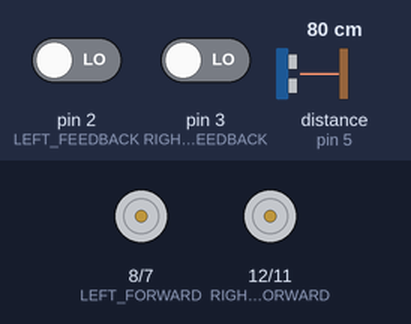
The sketch below on a simulated Arduino Uno, built with avr-gcc and run on an emulated ATmega328P. Parts: motor-driver pin pairs drawn as motors (green arrow = first pin HIGH = forward, orange = second pin HIGH = backward, longer = more drive, scaled by the enable pin). The inputs (shaded band) are chosen by the test bench; at power-on: distance to the obstacle (sensor on pin 5) 80 cm, pin 2 (LEFT_FEEDBACK) LOW, pin 3 (RIGHT_FEEDBACK) LOW. The echo pulse lasts 58.3 µs per cm.

Above: at 1.2 s.
1.3 s: distance to the obstacle (sensor on pin 5) set to 16 cm
3.0 s: distance to the obstacle (sensor on pin 5) set to 12 cm
At 4.9 s:
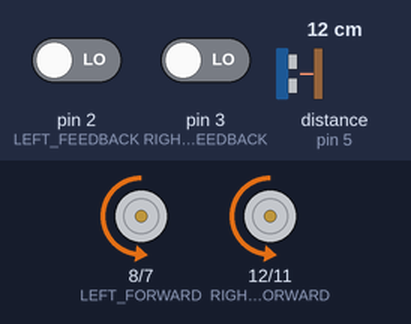
At 6.5 s:
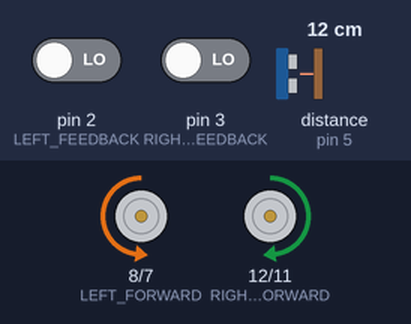
Timing chart, 0 to 14.8 s (numbered marks = the images above; inputs shaded):
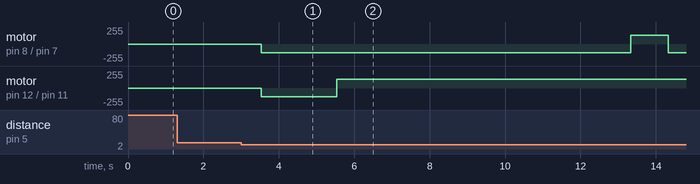

The sketch:

rover_code.ino
```cpp
#include <NewPing.h>

#define ECHO_PIN     5
#define TRIGGER_PIN  4
#define MAX_DISTANCE_IN_CM  200
#define MAX_DISTANCE_TO_GROUND 15
#define TRIGGER_DOWN 13
#define ECHO_DOWN 17

const int LEFT_FEEDBACK = 2;
const int RIGHT_FEEDBACK = 3;

volatile int leftMotorCounter = 0; // initiate counter to zero for start
volatile int rightMotorCounter = 0; // counter could always be reset
volatile int rightTurn = 130;
volatile int leftTurn = 130;


const int RIGHT_FORWARD = 12;
const int RIGHT_REVERSE = 11;
const int RIGHT_ENABLE = 10;
const int LEFT_ENABLE = 9;
const int LEFT_FORWARD = 8;
const int LEFT_REVERSE = 7;

const int FORWARD_IN_MILLISECONDS = 5000;
const int STOP_IN_MILLISECONDS = 1000;
const int REVERSE_IN_MILLISECONDS = 2000;

const int DELAY_TURN = 2000;

const int COUNTS_PER_METRE = 435;

const int LEFT_TURN_SPEED = 130;
const int RIGHT_TURN_SPEED = 130;
const int NINETY_DEGREE_TURN_IN_MS = 1300;

const int AIRWAVE_DELAY = 50;

NewPing frontSonar(TRIGGER_PIN, ECHO_PIN, MAX_DISTANCE_IN_CM);

void setup()
{
  Serial.begin(115200);
  attachInterrupt(digitalPinToInterrupt(LEFT_FEEDBACK),LeftMotorISR,RISING);
  attachInterrupt(digitalPinToInterrupt(RIGHT_FEEDBACK),RightMotorISR,RISING);

  pinMode(RIGHT_FORWARD, OUTPUT);
  pinMode(LEFT_FORWARD, OUTPUT);

  pinMode(RIGHT_ENABLE, OUTPUT);
  pinMode(LEFT_ENABLE, OUTPUT);

  pinMode(RIGHT_REVERSE, OUTPUT);
  pinMode(LEFT_REVERSE, OUTPUT);

  frontSonar.ping_cm();
}

void loop()
{
  delay(AIRWAVE_DELAY);
  int frontDistance = frontSonar.ping_cm();
  if (frontDistance <= 13) {
    TurnOffMotors();
    delay(500);
    Reverse();
    delay(2000);
    QuickLeft();
    delay(6500);
    QuickLeft();
    delay(NINETY_DEGREE_TURN_IN_MS);
    MoveForward();
    delay(1000);
    QuickLeft();
    delay(6500);
    exit(0);

  }

}
//Adjustment of the speed of each motor to make the Rover be able to go forwards straight
void AdjustSpeed()
{
  if (leftMotorCounter > rightMotorCounter){
    rightTurn = rightTurn + 1;
    analogWrite(RIGHT_ENABLE, rightTurn);
    leftTurn = leftTurn - 1;
    analogWrite(LEFT_ENABLE, leftTurn);

    Serial.print("Right Counter: ");
    Serial.println(rightMotorCounter);
    Serial.println("---------------");
    Serial.print("Right Turn: ");
    Serial.println(rightTurn);
  }
  else if (rightMotorCounter > leftMotorCounter){
    leftTurn = leftTurn + 1;
    analogWrite(LEFT_ENABLE,leftTurn);
    rightTurn = rightTurn - 1;
    analogWrite(RIGHT_ENABLE,rightTurn);

    Serial.print("Left Counter: ");
    Serial.println(leftMotorCounter);
    Serial.println("---------------");
    Serial.print("Left Turn: ");
    Serial.println(leftTurn);
  }
}

void MoveForward()
{
  TurnOnMotors();
  digitalWrite(RIGHT_REVERSE, LOW);
  digitalWrite(LEFT_REVERSE, LOW);

  digitalWrite(RIGHT_FORWARD, HIGH);
  digitalWrite(LEFT_FORWARD, HIGH);
}

void Reverse()
{
  TurnOnMotors();

  digitalWrite(RIGHT_FORWARD, LOW);
  digitalWrite(LEFT_FORWARD, LOW);

  digitalWrite(RIGHT_REVERSE, HIGH);
  digitalWrite(LEFT_REVERSE, HIGH);
}

void TurnOffMotors()
{
  analogWrite(RIGHT_ENABLE, 0);
  analogWrite(LEFT_ENABLE, 0);

  digitalWrite(RIGHT_FORWARD,LOW);
  digitalWrite(LEFT_FORWARD,LOW);

  digitalWrite(RIGHT_REVERSE,LOW);
  digitalWrite(LEFT_REVERSE,LOW);
}

void TurnRight()
{
  analogWrite(LEFT_ENABLE,200);
  analogWrite(RIGHT_ENABLE,160);
}

void TurnLeft()
{
  analogWrite(RIGHT_ENABLE,200);
  analogWrite(LEFT_ENABLE,160);
}

void TurnOnMotors()
{
  analogWrite(LEFT_ENABLE, LEFT_TURN_SPEED);
  analogWrite(RIGHT_ENABLE, RIGHT_TURN_SPEED);

}

void LeftMotorISR(){
  leftMotorCounter++;
}
void RightMotorISR() {
  rightMotorCounter++;
}
//Void turn Quickly To Left
void QuickLeft(){
  digitalWrite(LEFT_FORWARD, LOW);
  digitalWrite(RIGHT_REVERSE, LOW);

  digitalWrite(LEFT_REVERSE, HIGH);
  digitalWrite(RIGHT_FORWARD, HIGH);
}
```

Measured:
- the behaviour switches between 14 and 13 cm on distance to the obstacle (sensor on pin 5) (found by bisection; images 0 and 1)
- after the input at 1.3 s, every drawn part: stays the same
- after the input at 3.0 s, motor on pin 8 (LEFT_FORWARD) / pin 7 (LEFT_REVERSE): stopped → backward 130/255 after 0.53 s, → forward 130/255 9.8 s later, → backward 130/255 1.0 s later; motor on pin 12 (RIGHT_FORWARD) / pin 11 (RIGHT_REVERSE): stopped → backward 130/255 after 0.53 s, → forward 130/255 2.0 s later
